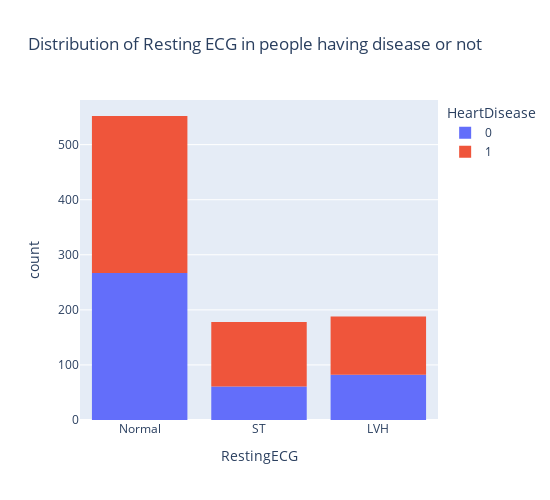

Write notebook code for a chart like this one.
### Code cell
fig = px.histogram(df, x="RestingECG", color="HeartDisease",title='Distribution of Resting ECG in people having disease or not',width=550, height=500)
fig.show()

### Figure 1 — Plotly figure (JSON) as saved in the notebook; plotly's stock layout.template omitted (floating-point values rounded to 4 significant figures; data arrays with more than 128 entries replaced by an {"elided": "..."} marker saying what was removed)
{"data": [{"alignmentgroup": "True", "bingroup": "x", "hovertemplate": "HeartDisease=0<br>RestingECG=%{x}<br>count=%{y}<extra></extra>", "legendgroup": "0", "marker": {"color": "#636efa", "pattern": {"shape": ""}}, "name": "0", "offsetgroup": "0", "orientation": "v", "showlegend": true, "type": "histogram", "x": {"elided": "410 str values"}, "xaxis": "x", "yaxis": "y"}, {"alignmentgroup": "True", "bingroup": "x", "hovertemplate": "HeartDisease=1<br>RestingECG=%{x}<br>count=%{y}<extra></extra>", "legendgroup": "1", "marker": {"color": "#EF553B", "pattern": {"shape": ""}}, "name": "1", "offsetgroup": "1", "orientation": "v", "showlegend": true, "type": "histogram", "x": {"elided": "508 str values"}, "xaxis": "x", "yaxis": "y"}], "layout": {"barmode": "relative", "height": 500, "legend": {"title": {"text": "HeartDisease"}, "tracegroupgap": 0}, "title": {"text": "Distribution of Resting ECG in people having disease or not"}, "width": 550, "xaxis": {"anchor": "y", "domain": [0, 1], "title": {"text": "RestingECG"}}, "yaxis": {"anchor": "x", "domain": [0, 1], "title": {"text": "count"}}}}
